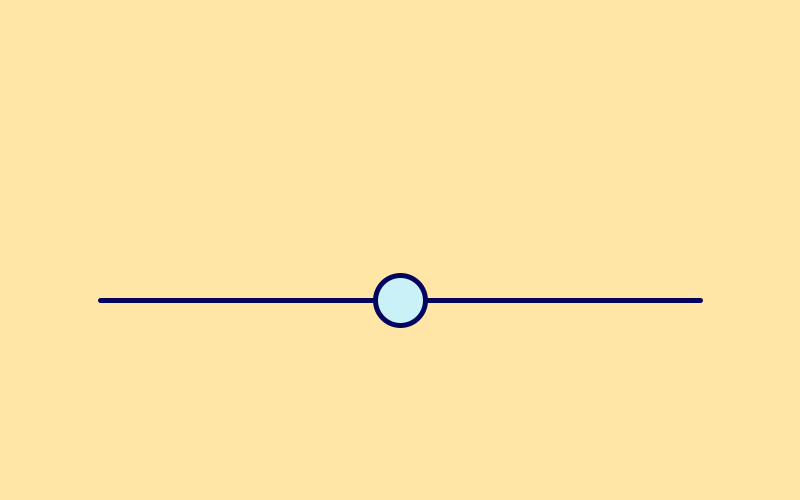
Frame 1 (no input)
Frame 60 (the mouse pressed at the canvas centre just before this capture): identical to frame 1, image omitted
Frame 120 (the mouse held since frame 60 and released just before this capture): identical to frame 1, image omitted

The Processing sketch that drew this single still picture (run headless with seeded random() and noise(); from frame 60 on, the mouse is pressed at the canvas centre):

// Processing sketch: U3_Checkpoint_3
// ── U3_Checkpoint_3.pde
//Eric Li
//Processing 11
//Apr 2, 2026
//Slider (Checkpoint 3)

//Color Pallette
color lightCyan = #caf0f8;
color mediumSkyBlue = #90e0ef;
color darkerBlue = #0096c7;
color darkestBlue = #03045e;
color paleYellow = #ffe6a7;
color blueHue = #a2d2ff;

float sliderX;

void setup (){
  size(800,500);
  strokeWeight(5);
  stroke(darkestBlue);
  fill(lightCyan);
  sliderX = 400;
}

void draw() {
  background(paleYellow);
  
  line(100,300,700,300);
  circle(sliderX,300,50);
}

void mouseReleased() {
  if(mouseX >100 && mouseX < 700 && mouseY > 275 && mouseY < 325){
    sliderX = mouseX;
  }
}
